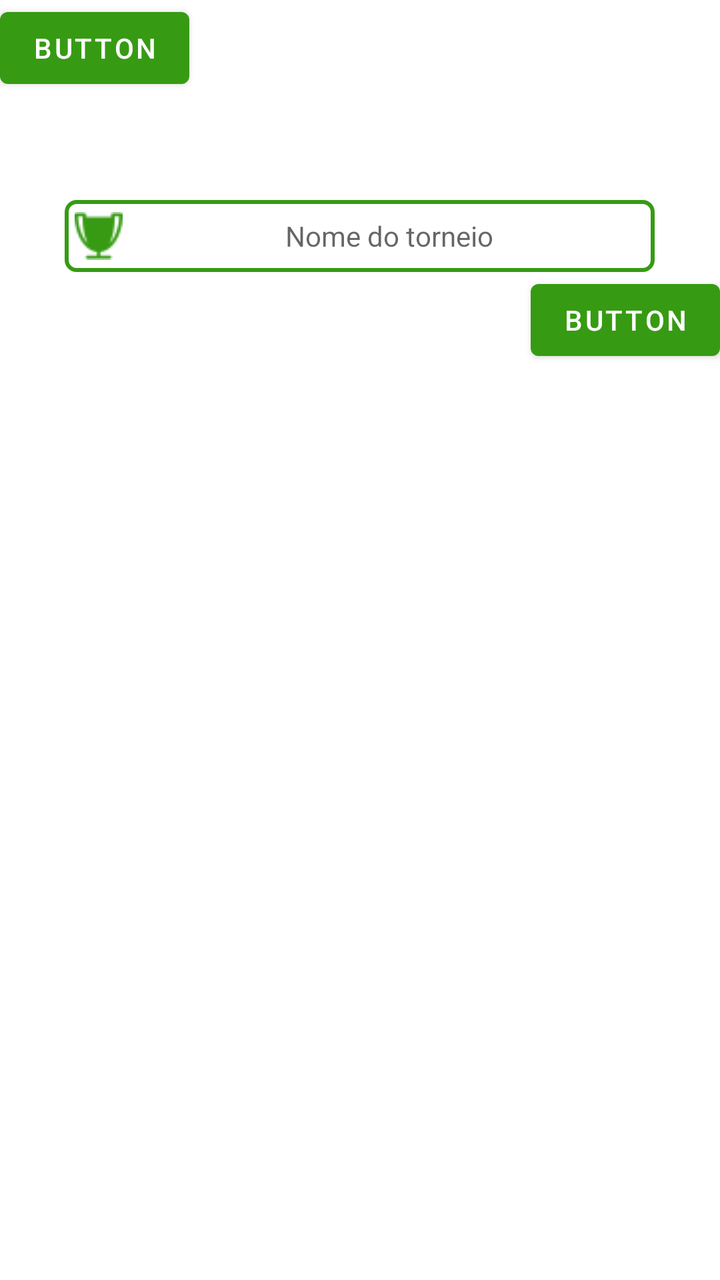
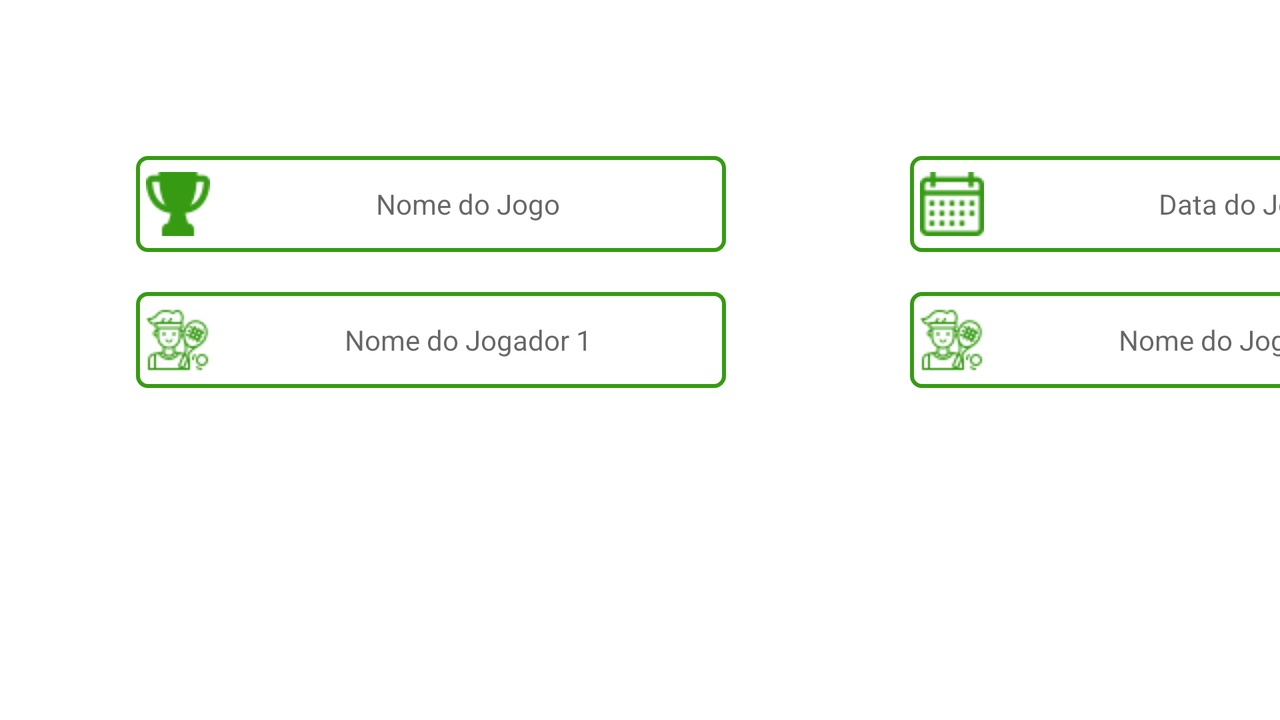

Two renders of one Android screen. The first uses the default layout on a phone; the second uses the alternative layout the repository ships for a different screen configuration, on a matching device. The two XML files are below.
<!-- AndroidManifest.xml: application theme Theme.TenisScore -->
<!-- res/layout/form_game.xml -->
<?xml version="1.0" encoding="utf-8"?>
<androidx.constraintlayout.widget.ConstraintLayout xmlns:android="http://schemas.android.com/apk/res/android"
    xmlns:app="http://schemas.android.com/apk/res-auto"
    xmlns:tools="http://schemas.android.com/tools"
    android:layout_width="match_parent"
    android:layout_height="match_parent">

    <ImageView
        android:id="@+id/imageView3"
        android:layout_width="64dp"
        android:layout_height="64dp"
        android:layout_marginTop="16dp"
        app:layout_constraintEnd_toEndOf="parent"
        app:layout_constraintHorizontal_bias="0.498"
        app:layout_constraintStart_toStartOf="parent"
        app:layout_constraintTop_toTopOf="parent"
        app:srcCompat="@drawable/squash_rackets" />

    <EditText
        android:id="@+id/editText"
        android:layout_width="295dp"
        android:layout_height="36dp"
        android:layout_marginTop="20dp"
        android:background="@drawable/custom_edit_text"
        android:drawableStart="@drawable/winner_champion_trophy"
        android:hint="Nome do torneio"
        android:minHeight="48dp"
        android:textAlignment="center"
        android:textSize="14sp"
        app:layout_constraintEnd_toEndOf="parent"
        app:layout_constraintHorizontal_bias="0.498"
        app:layout_constraintStart_toStartOf="parent"
        app:layout_constraintTop_toBottomOf="@+id/imageView3"></EditText>

    <Button
        android:id="@+id/button"
        android:layout_width="wrap_content"
        android:layout_height="wrap_content"
        android:text="Button"
        tools:layout_editor_absoluteX="152dp"
        tools:layout_editor_absoluteY="218dp" />

    <Button
        android:id="@+id/button2"
        android:layout_width="wrap_content"
        android:layout_height="wrap_content"
        android:text="Button"
        app:layout_constraintEnd_toEndOf="parent"
        app:layout_constraintTop_toBottomOf="@+id/editText" />

</androidx.constraintlayout.widget.ConstraintLayout>
<!-- resources referenced by this layout -->
<resources>
  <!-- drawable custom_edit_text (drawable) -->
  <?xml version="1.0" encoding="utf-8"?>
  <selector xmlns:android="http://schemas.android.com/apk/res/android">
  
      <item android:state_enabled="true" android:state_focused="true">
          <shape android:shape="rectangle">
              <solid android:color="@android:color/white" />
              <padding android:left="5dp"></padding>
              <corners android:radius="5dp" />
              <stroke android:width="2dp" android:color="@color/green" />
          </shape>
      </item>
  
      <item android:state_enabled="true">
          <shape android:shape="rectangle">
              <solid android:color="@android:color/white" />
              <padding android:left="5dp"></padding>
              <corners android:radius="5dp" />
              <stroke android:width="2dp" android:color="@color/green" />
          </shape>
      </item>
  </selector>
  <!-- drawable winner_champion_trophy: png bitmap (drawable, 1796 bytes) -->
  <style name="Theme.TenisScore" parent="Theme.MaterialComponents.DayNight.DarkActionBar">
          
          <item name="colorPrimary">@color/green</item>
          <item name="colorPrimaryVariant">@color/purple_700</item>
          <item name="colorOnPrimary">@color/white</item>
          
          <item name="colorSecondary">@color/teal_200</item>
          <item name="colorSecondaryVariant">@color/teal_700</item>
          <item name="colorOnSecondary">@color/black</item>
          
          <item name="android:statusBarColor">?attr/colorPrimaryVariant</item>
          
      </style>
  <color name="green">#369B13</color>
  <color name="purple_700">#FF3700B3</color>
  <color name="white">#FFFFFFFF</color>
  <color name="teal_200">#FF03DAC5</color>
  <color name="teal_700">#FF018786</color>
  <color name="black">#FF000000</color>
</resources>
<!-- res/layout-land/form_game.xml (the repository's variant of the layout above) -->
<!-- drawn on the phone turned sideways -->
<?xml version="1.0" encoding="utf-8"?>
<androidx.constraintlayout.widget.ConstraintLayout xmlns:android="http://schemas.android.com/apk/res/android"
    xmlns:app="http://schemas.android.com/apk/res-auto"
    xmlns:tools="http://schemas.android.com/tools"
    android:layout_width="match_parent"
    android:layout_height="match_parent">

    <ImageView
        android:id="@+id/imageView3"
        android:layout_width="42dp"
        android:layout_height="42dp"
        android:layout_marginTop="16dp"
        app:layout_constraintEnd_toEndOf="parent"
        app:layout_constraintHorizontal_bias="0.498"
        app:layout_constraintStart_toStartOf="parent"
        app:layout_constraintTop_toTopOf="parent"
        app:srcCompat="@drawable/squash_rackets" />

    <EditText
        android:id="@+id/tourName"
        android:layout_width="295dp"
        android:layout_height="48dp"
        android:layout_marginStart="68dp"
        android:layout_marginTop="20dp"
        android:background="@drawable/custom_edit_text"
        android:drawableStart="@drawable/trophy"
        android:hint="Nome do Jogo"
        android:minHeight="48dp"
        android:textAlignment="center"
        android:textSize="14sp"
        app:layout_constraintStart_toStartOf="parent"
        app:layout_constraintTop_toBottomOf="@+id/imageView3"></EditText>

    <EditText
        android:id="@+id/tourDate"
        android:layout_width="295dp"
        android:layout_height="48dp"
        android:layout_marginStart="92dp"
        android:background="@drawable/custom_edit_text"
        android:clickable="false"
        android:cursorVisible="false"
        android:drawableStart="@drawable/calendar"
        android:focusable="false"
        android:focusableInTouchMode="false"
        android:hint="Data do Jogo"
        android:minHeight="48dp"
        android:textAlignment="center"
        android:textSize="14sp"
        app:layout_constraintStart_toEndOf="@+id/tourName"
        app:layout_constraintTop_toTopOf="@+id/tourName"></EditText>

    <EditText
        android:id="@+id/playerName1"
        android:layout_width="295dp"
        android:layout_height="48dp"
        android:layout_marginTop="20dp"
        android:background="@drawable/custom_edit_text"
        android:drawableStart="@drawable/tennis"
        android:hint="Nome do Jogador 1"
        android:minHeight="48dp"
        android:textAlignment="center"
        android:textSize="14sp"
        app:layout_constraintStart_toStartOf="@+id/tourName"
        app:layout_constraintTop_toBottomOf="@+id/tourName"></EditText>

    <EditText
        android:id="@+id/playerName2"
        android:layout_width="295dp"
        android:layout_height="48dp"
        android:background="@drawable/custom_edit_text"
        android:drawableStart="@drawable/tennis"
        android:hint="Nome do Jogador 2"
        android:minHeight="48dp"
        android:textAlignment="center"
        android:textSize="14sp"
        app:layout_constraintStart_toStartOf="@+id/tourDate"
        app:layout_constraintTop_toTopOf="@+id/playerName1"></EditText>

</androidx.constraintlayout.widget.ConstraintLayout>
<!-- resources referenced by the variant -->
<!-- as the phone turned sideways resolves them -->
<resources>
  <!-- drawable calendar: png bitmap (drawable, 1168 bytes) -->
  <!-- drawable custom_edit_text (drawable) -->
  <?xml version="1.0" encoding="utf-8"?>
  <selector xmlns:android="http://schemas.android.com/apk/res/android">
  
      <item android:state_enabled="true" android:state_focused="true">
          <shape android:shape="rectangle">
              <solid android:color="@android:color/white" />
              <padding android:left="5dp"></padding>
              <corners android:radius="5dp" />
              <stroke android:width="2dp" android:color="@color/green" />
          </shape>
      </item>
  
      <item android:state_enabled="true">
          <shape android:shape="rectangle">
              <solid android:color="@android:color/white" />
              <padding android:left="5dp"></padding>
              <corners android:radius="5dp" />
              <stroke android:width="2dp" android:color="@color/green" />
          </shape>
      </item>
  </selector>
  <!-- drawable tennis: png bitmap (drawable, 3997 bytes) -->
  <!-- drawable trophy: png bitmap (drawable, 2162 bytes) -->
  <style name="Theme.TenisScore" parent="Theme.MaterialComponents.DayNight.DarkActionBar">
          
          <item name="colorPrimary">@color/green</item>
          <item name="colorPrimaryVariant">@color/purple_700</item>
          <item name="colorOnPrimary">@color/white</item>
          
          <item name="colorSecondary">@color/teal_200</item>
          <item name="colorSecondaryVariant">@color/teal_700</item>
          <item name="colorOnSecondary">@color/black</item>
          
          <item name="android:statusBarColor">?attr/colorPrimaryVariant</item>
          
      </style>
  <color name="green">#369B13</color>
  <color name="purple_700">#FF3700B3</color>
  <color name="white">#FFFFFFFF</color>
  <color name="teal_200">#FF03DAC5</color>
  <color name="teal_700">#FF018786</color>
  <color name="black">#FF000000</color>
</resources>
